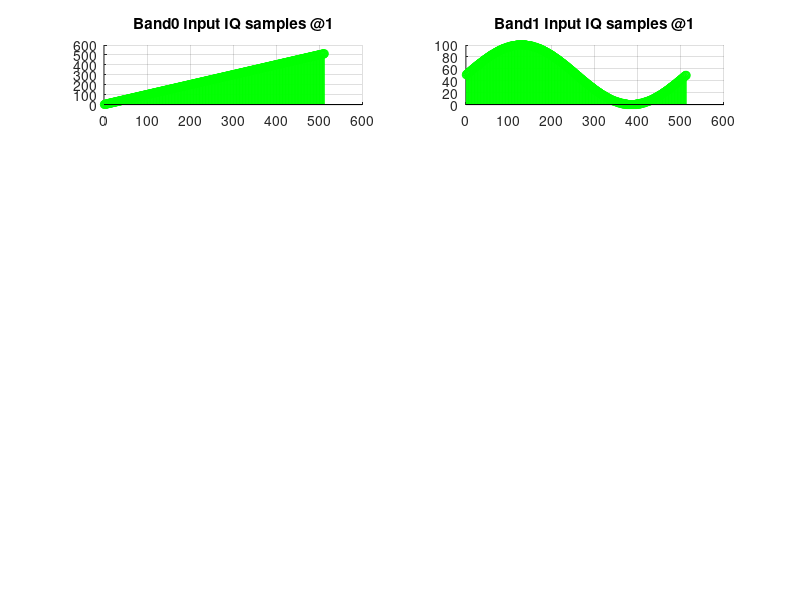

This figure's MATLAB source: (Note: this script raises an error after producing the figure.)
% %%%%%%%%%%%%%%%%%%%%%%%%%%%%%%%%%%%%%%%%%%%%%%%%%%%%%%%%%%%%%%%%%%%%%%%%%%%%%%%
% Project     : ABC
% Author      : Hari (haridas.p@intel.com)
% Date        : 20 Mar 2024
% Brief       : This program is to generate input and output sample files for VHA
%               dual band modulation testing at 1Gsps
% %%%%%%%%%%%%%%%%%%%%%%%%%%%%%%%%%%%%%%%%%%%%%%%%%%%%%%%%%%%%%%%%%%%%%%%%%%%%%%%

clc;
clear;
close all;

num_vectors = 16;
num_samples_per_vector = 32;
num_samples = num_vectors * num_samples_per_vector;

for i = 1:num_samples
    band0_input_iq(i) = i;        % ramp
end
fs = num_samples;
dt = 1/fs;
st = 1;
t = 0:dt:st-dt;
band1_input_iq1 = 50 * (1 + sin(2 * pi * t));
band1_input_iq = int32(band1_input_iq1);

figure('Name', 'Modulation');
n1 = 1:1:num_samples;
subplot(5, 2, 1); grid on; hold on;
stem(n1, band0_input_iq, 'green'); title("Band0 Input IQ samples @1");
subplot(5, 2, 2); grid on; hold on;
stem(n1, band1_input_iq, 'green'); title("Band1 Input IQ samples @1");

% write this into a file which can be sourced while running on FRIO
fileId = fopen("input_samples/modulation/band0_dual_band_modulation_1.txt", "w");
fprintf(fileId, "%08x\n", bitshift(band0_input_iq, 16));
fclose(fileId);
fileId = fopen("input_samples/modulation/band1_dual_band_modulation_1.txt", "w");
fprintf(fileId, "%08x\n", bitshift(band1_input_iq, 16));
fclose(fileId);

% input_iq should be scaled down before giving as input to the matlab model
scale_factor = 2^-15;
band0_input_iq_to_duc = (band0_input_iq * scale_factor);
band1_input_iq_to_duc = (band1_input_iq1 * scale_factor);

% enable w1
config.vha_hbf_stages = [1 0 0 0];

% now do an interpolation
band0_output_iq_from_duc = vha_interpolate(band0_input_iq_to_duc, config);
band1_output_iq_from_duc = vha_interpolate(band1_input_iq_to_duc, config);

% now scale the samples up
scale_factor = 2^15;
n2 = 1:1:(numel(band0_output_iq_from_duc));
subplot(5, 2, 3); grid on; hold on;
stem(n2, (real(band0_output_iq_from_duc * scale_factor)), 'red'); title("DUC band0 Output 2Gsps");
stem(n2, (imag(band0_output_iq_from_duc * scale_factor)), 'blue');
n2 = 1:1:(numel(band1_output_iq_from_duc));
subplot(5, 2, 4); grid on; hold on;
stem(n2, (real(band1_output_iq_from_duc * scale_factor)), 'red'); title("DUC band1 Output 2Gsps");
stem(n2, (imag(band1_output_iq_from_duc * scale_factor)), 'blue');

% generate cw0 and cw1 for the modulation
Fclk = 983040;
Fs   = (983040 * 2);
fout0 = (Fclk / 2);
fprintf("2GSPS Modulation\n");
fprintf("fout0 = %d KHz, Fs = %d KHz, Fclk = %d KHz\n", fout0, Fs, Fclk);
cw0 = nco_pp(fout0, Fs, Fclk, length(band0_output_iq_from_duc), 0);   % 0 clk cycle delay
fout1 = (Fclk / 4);
fprintf("fout1 = %d KHz, Fs = %d KHz, Fclk = %d KHz\n", fout1, Fs, Fclk);
cw1 = nco_pp(fout1, Fs, Fclk, length(band1_output_iq_from_duc), 0);   % 0 clk cycles delay
subplot(5, 2, 5); grid on; hold on;
n3 = 1:1:(length(cw0));
stem(n3, real(cw0), 'red'); title("CW0, CW1 @2Gsps");
stem(n3, imag(cw0), 'blue');
stem(n3, real(cw1), 'black');
stem(n3, imag(cw1), 'green');

% now do the modulation and combining
config.vha_bypass = [0 0];
config.vha_conj = [0, 0];
config.active_band = 3;
cw0 = transpose(cw0);
cw1 = transpose(cw1);
[mod_output_2g, dummy] = vha_combine(band0_output_iq_from_duc, band1_output_iq_from_duc, cw0, cw1, config);
mod_output_2g = mod_output_2g * scale_factor;    % scale up the final output

n2 = 1:1:length(mod_output_2g);
subplot(5, 2, 6); grid on; hold on;
stem(n2, real(mod_output_2g), 'red'); title ("Output - 2Gsps Modulation");
stem(n2, imag(mod_output_2g), 'blue');
mod_output_2g_real = dec2hex(real(mod_output_2g), 4);
mod_output_2g_imag = dec2hex(imag(mod_output_2g), 4);
output_2g = strcat(mod_output_2g_real, mod_output_2g_imag);
fileId = fopen("output_samples/modulation/1g/dual_band_modulation_2.txt", "w");
for i = 1:length(output_2g)
   nbytes = fprintf(fileId,'%8s\n',output_2g(i,:));
end
fclose(fileId);

% enable w1, w2
config.vha_hbf_stages = [1 1 0 0];

% now do an interpolation
band0_output_iq_from_duc = vha_interpolate(band0_input_iq_to_duc, config);
band1_output_iq_from_duc = vha_interpolate(band1_input_iq_to_duc, config);

% now scale the samples up
n2 = 1:1:(numel(band0_output_iq_from_duc));
subplot(5, 2, 7); grid on; hold on;
stem(n2, (real(band0_output_iq_from_duc * scale_factor)), 'red'); title("DUC band0 Output 4Gsps");
stem(n2, (imag(band0_output_iq_from_duc * scale_factor)), 'blue');
n2 = 1:1:(numel(band1_output_iq_from_duc));
subplot(5, 2, 8); grid on; hold on;
stem(n2, (real(band1_output_iq_from_duc * scale_factor)), 'red'); title("DUC band1 Output 4Gsps");
stem(n2, (imag(band1_output_iq_from_duc * scale_factor)), 'blue');

% generate cw0 for the modulation
Fs   = 983040 * 4;
fprintf("4GSPS Modulation\n");
fprintf("fout0 = %d KHz, Fs = %d KHz, Fclk = %d KHz\n", fout0, Fs, Fclk);
cw0 = nco_pp(fout0, Fs, Fclk, length(band0_output_iq_from_duc), 1);   % 1 clk cycle delay
fout1 = fout0;
fprintf("fout1 = %d KHz, Fs = %d KHz, Fclk = %d KHz\n", fout1, Fs, Fclk);
cw1 = nco_pp(fout1, Fs, Fclk, length(band1_output_iq_from_duc), 3);   % 3 clk cycles delay
n3 = 1:1:(length(cw0));
subplot(7, 2, 13); grid on; hold on;
stem(n3, real(cw0), 'red'); title("CW0, CW1 @4Gsps");
stem(n3, imag(cw0), 'blue');
stem(n3, real(cw1), 'black');
stem(n3, imag(cw1), 'green');

% now do the modulation and combining
config.vha_bypass = [0 0];
config.vha_conj = [0, 0];
config.active_band = 3;
cw0 = transpose(cw0);
cw1 = transpose(cw1);
[mod_output_4g, dummy] = vha_combine(band0_output_iq_from_duc, band1_output_iq_from_duc, cw0, cw1, config);
mod_output_4g = mod_output_4g * scale_factor;    % scale up the final output

n2 = 1:1:length(mod_output_4g);
subplot(5, 2, 10); grid on; hold on;
stem(n2, real(mod_output_4g), 'red'); title ("Output - 4Gsps Modulation");
stem(n2, imag(mod_output_4g), 'blue');
mod_output_4g_real = dec2hex(real(mod_output_4g), 4);
mod_output_4g_imag = dec2hex(imag(mod_output_4g), 4);
output_4g = strcat(mod_output_4g_real, mod_output_4g_imag);
fileId = fopen("output_samples/modulation/1g/dual_band_modulation_4.txt", "w");
for i = 1:length(output_4g)
   nbytes = fprintf(fileId,'%8s\n',output_4g(i,:));
end
fclose(fileId);
